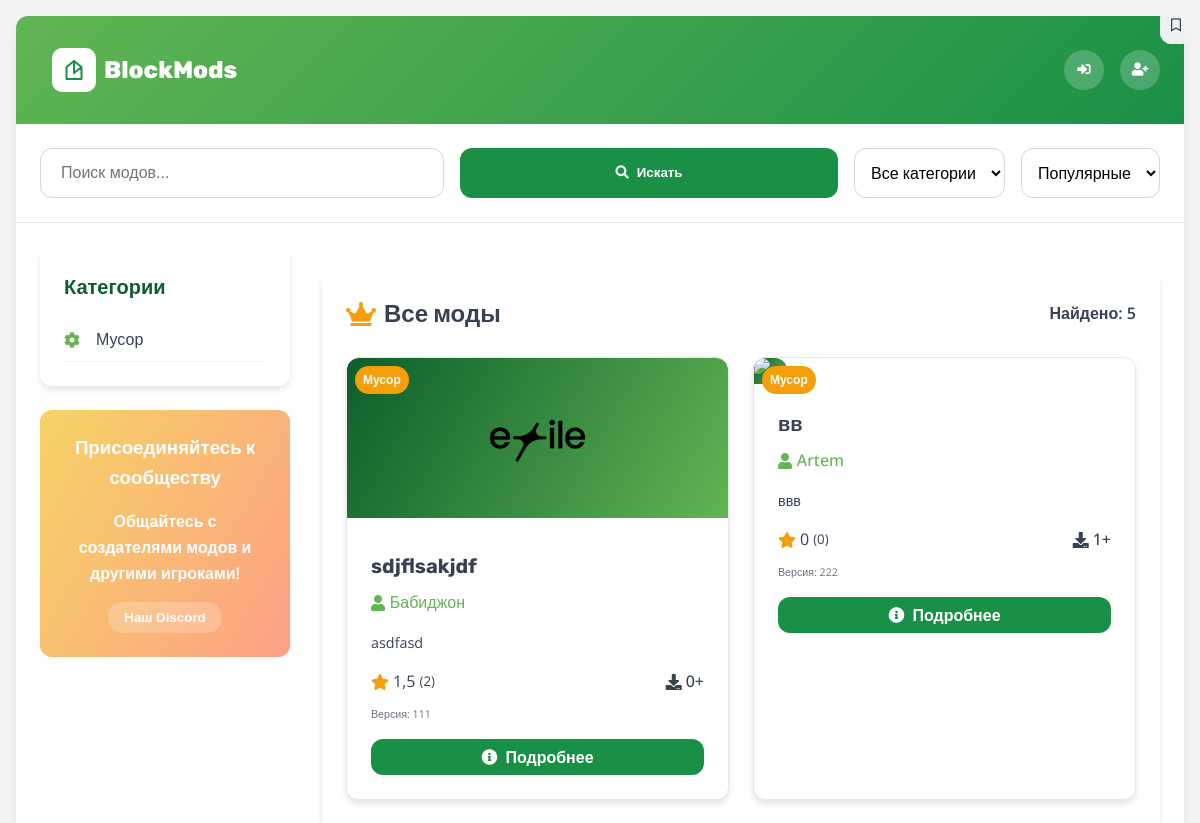
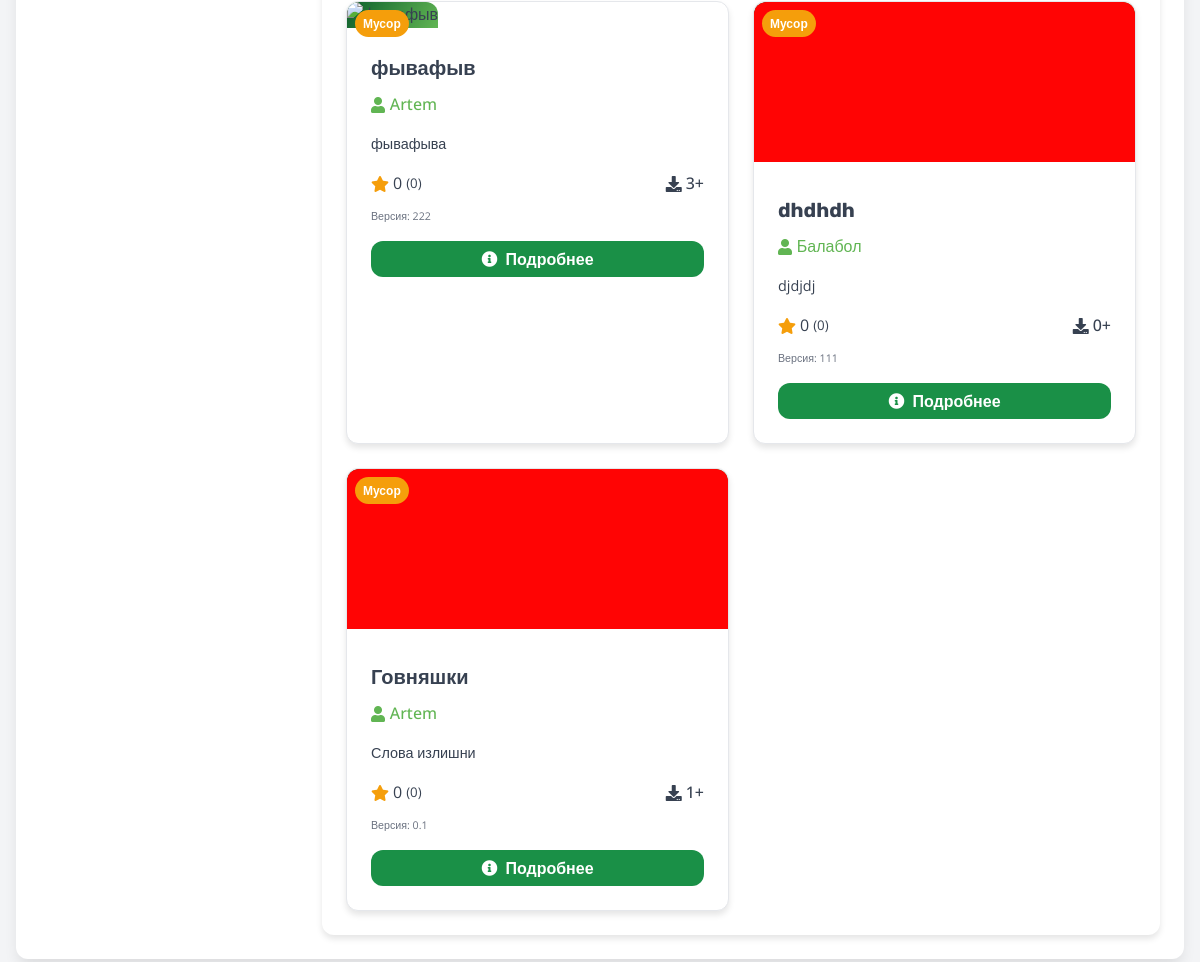
Before: / with the older database file (2 pictures, top to bottom).
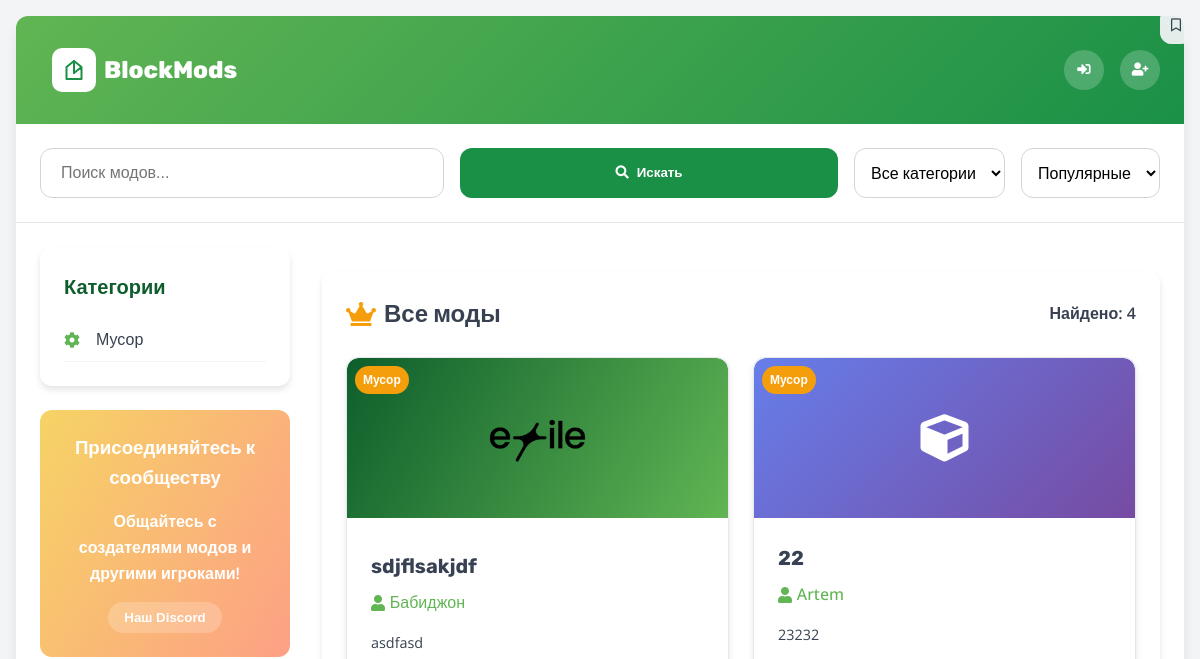
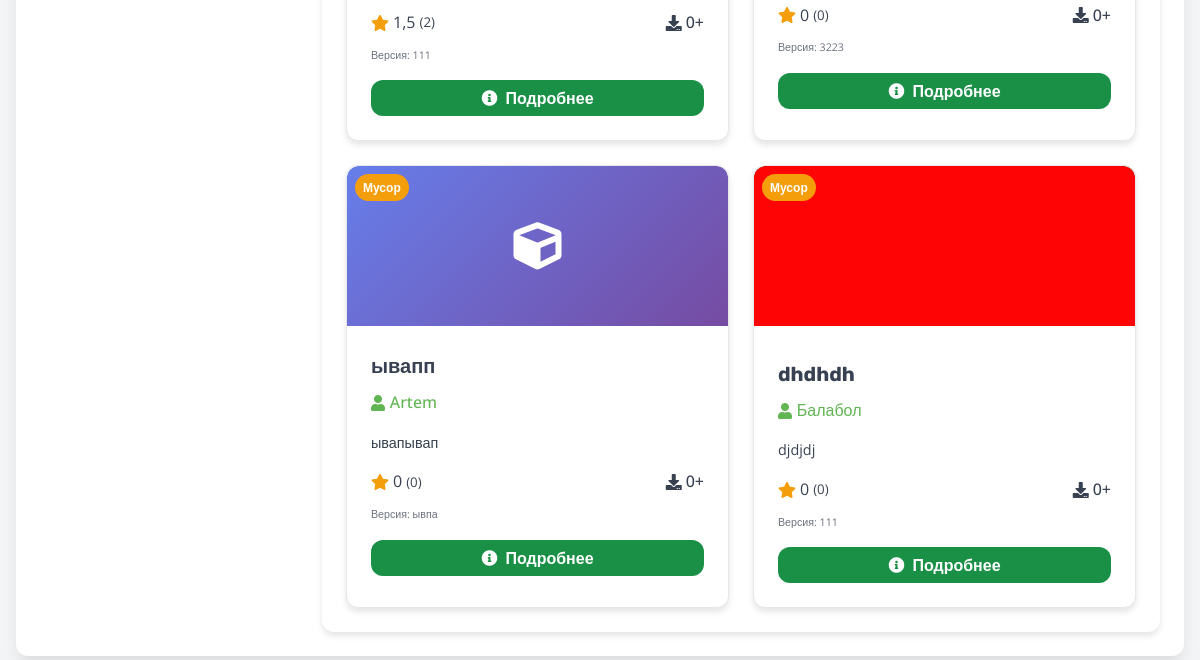
After: the same page with the newer database file (2 pictures, top to bottom).
### mscar_app/models.py (models this page shows, shortened)
class Category(models.Model):
    name = models.CharField(max_length=100)
    class Meta:
        verbose_name = 'Категория'
        verbose_name_plural = 'Категории'

class Mod(models.Model):
    title = models.CharField(max_length=200, verbose_name="Название")
    description = models.TextField(verbose_name="Описание")
    current_version = models.CharField(max_length=20, verbose_name="Текущая версия")
    category = models.ForeignKey(Category, on_delete=models.CASCADE, verbose_name="Категория")
    author = models.ForeignKey(User, on_delete=models.CASCADE, verbose_name="Автор")
    downloads = models.PositiveIntegerField(default=0, verbose_name="Скачивания")
    image = models.ImageField(upload_to=mod_image_path, null=True, blank=True, verbose_name="Изображение")
    created_at = models.DateTimeField(auto_now_add=True, verbose_name="Дата создания")
    updated_at = models.DateTimeField(auto_now=True, verbose_name="Дата обновления")
    is_approved = models.BooleanField(default=False, verbose_name="Одобрен")
    class Meta:
        verbose_name = 'Мод'
        verbose_name_plural = 'Моды'
        ordering = ['-created_at']
    @property
    def average_rating(self):
        reviews = self.review_set.all()
        if reviews:
            return round(sum(review.rating for review in reviews) / len(reviews), 1)
        return 0
    @property
    def total_reviews(self):
        return self.review_set.count()

class Review(models.Model):
    mod = models.ForeignKey(Mod, on_delete=models.CASCADE)
    author = models.ForeignKey(User, on_delete=models.CASCADE, verbose_name="Автор отзыва")
    rating = models.PositiveSmallIntegerField(
        validators=[MinValueValidator(1), MaxValueValidator(5)],
        help_text="Оценка от 1 до 5 звезд"
    )
    text = models.TextField(verbose_name="Текст отзыва")
    created_at = models.DateTimeField(auto_now_add=True)
    class Meta:
        verbose_name = 'Отзыв'
        verbose_name_plural = 'Отзывы'
        ordering = ['-created_at']

### mscar_app/views.py (the view)
# urls.py: path('', views.mod_list, name='mod_list'),
def mod_list(request):
    categories = Category.objects.all()
    mods = Mod.objects.all()
    user_bookmarks = []
    if request.user.is_authenticated:
        user_bookmarks = Bookmark.objects.filter(user=request.user).values_list('mod_id', flat=True)
    category_id = request.GET.get('category')
    if category_id:
        mods = mods.filter(category_id=category_id)
    search_query = request.GET.get('q')
    if search_query:
        mods = mods.filter(title__icontains=search_query)
    sort_by = request.GET.get('sort', 'rating')
    if sort_by == 'rating':
        mods = sorted(mods, key=lambda x: x.average_rating, reverse=True)
    elif sort_by == 'popular':
        mods = mods.order_by('-downloads')
    elif sort_by == 'new':
        mods = mods.order_by('-id')
    context = {
        'mods': mods,
        'categories': categories,
        'user_bookmarks': user_bookmarks,
    }
    return render(request, 'mscar_app/mod_list.html', context)

### mscar_app/context_processors.py (called while the page is built)
def categories(request):
    return {
        'categories': Category.objects.all()
    }

### mscar_app/templates/mscar_app/mod_list.html (shortened to what this page needs)
{% extends "mscar_app/base.html" %}
{% load static %}
{% block content %}
<div class="mods-grid">
    <div class="featured-section">
        <div class="section-header">
            <h2 class="section-title">
                <i class="fas fa-crown" style="color: #f59e0b;"></i>
                {% if request.GET.category %}Моды: {{ category_name }}{% else %}Все моды{% endif %}
            </h2>
            <span class="mods-count">Найдено: {{ mods|length }}</span>
        </div>
        <div class="featured-mods">
            {% for mod in mods %}
            <div class="mod-card">
                <div class="mod-header">
                    {% if mod.image %}
                        <img src="{{ mod.image.url }}" alt="{{ mod.title }}" class="mod-image">
                    {% else %}
                        <div class="mod-image-placeholder">
                            <i class="fas fa-cube fa-3x"></i>
                        </div>
                    {% endif %}
                    <span class="mod-badge mod-badge-left">{{ mod.category.name }}</span>
                </div>
                <div class="mod-content">
                    <h3 class="mod-title">{{ mod.title }}</h3>
                    <div class="mod-author">
                        <i class="fas fa-user"></i>
                        {{ mod.author.username }}
                    </div>
                    <p class="mod-description">
                        {{ mod.description|truncatewords:20 }}
                    </p>
                    <div class="mod-stats">
                        <div class="rating">
                            <i class="fas fa-star star-icon"></i>
                            <span>{{ mod.average_rating }}</span>
                            <small>({{ mod.total_reviews }})</small>
                        </div>
                        <div class="downloads">
                            <i class="fas fa-download"></i>
                            <span>{{ mod.downloads }}+</span>
                        </div>
                    </div>
                    <div class="mod-version">
                        <small>Версия: {{ mod.current_version }}</small>
                    </div>
                    <div class="mod-actions">
                        <a href="{% url 'mscar_app:mod_detail' mod.id %}" class="action-btn primary-btn">
                            <i class="fas fa-info-circle"></i> Подробнее
                        </a>
                        <button class="action-btn secondary-btn bookmark-btn {% if mod.id in user_bookmarks %}active{% endif %}"
                            onclick="toggleBookmark({{ mod.id }})"
                            {% if not user.is_authenticated %}disabled title="Войдите чтобы добавить в закладки"{% endif %}>
                                <i class="{% if mod.id in user_bookmarks %}fas{% else %}far{% endif %} fa-bookmark"></i>
                        </button>
                    </div>
                </div>
            </div>
            {% empty %}
            <div class="no-mods">
                <i class="fas fa-search fa-3x"></i>
                <h3>Моды не найдены</h3>
                <p>Попробуйте изменить параметры поиска</p>
            </div>
            {% endfor %}
        </div>
    </div>
</div>
{% endblock %}

### mscar_app/templates/mscar_app/base.html (shortened to what this page needs)
<!DOCTYPE html>
{% load static %}
<html lang="ru">
<head>
    <link rel="stylesheet" href="https://cdnjs.cloudflare.com/ajax/libs/font-awesome/5.15.4/css/all.min.css">
    <link rel="stylesheet" href="{% static 'css/style.css' %}">
</head>
<body class="{% if user.is_authenticated %}logged-in{% else %}logged-out{% endif %}">
    <div class="page-container">
        <div class="header">
            <div class="logo" onclick="location.href='{% url 'mscar_app:mod_list' %}'" style="cursor: pointer;">
                <div class="logo-icon">
                </div>
                <h1 class="logo-text">BlockMods</h1>
            </div>
            <div class="user-controls">
                {% if user.is_authenticated %}
                    <button class="icon-btn" onclick="location.href='{% url 'mscar_app:bookmarks' %}'" title="Закладки">
                        <i class="fas fa-bookmark"></i>
                        {% with bookmark_count=user.bookmark_set.count %}
                        <span id="bookmarksBadge" class="badge" style="{% if not bookmark_count %}display: none;{% endif %}">
                            {{ bookmark_count }}
                        </span>
                        {% endwith %}
                    </button>
                    <button class="icon-btn" onclick="location.href='{% url 'mscar_app:profile' %}'" title="Профиль">
                        <i class="fas fa-user-circle"></i>
                    </button>
                    <form method="post" action="{% url 'mscar_app:logout' %}" style="display: inline;">
                        {% csrf_token %}
                        <button type="submit" class="icon-btn" title="Выйти">
                            <i class="fas fa-sign-out-alt"></i>
                        </button>
                    </form>
                {% else %}
                    <button class="icon-btn" onclick="location.href='{% url 'mscar_app:login' %}'" title="Войти">
                        <i class="fas fa-sign-in-alt"></i>
                    </button>
                    <button class="icon-btn" onclick="location.href='{% url 'mscar_app:register' %}'" title="Регистрация">
                        <i class="fas fa-user-plus"></i>
                    </button>
                {% endif %}
            </div>
        </div>
        <div class="search-section">
            <div class="search-box">
                <form method="GET" action="{% url 'mscar_app:mod_list' %}" class="search-form">
                    <input type="text" class="search-input" name="q" placeholder="Поиск модов..." value="{{ request.GET.q }}">
                    <button type="submit" class="action-btn primary-btn">
                        <i class="fas fa-search"></i> Искать
                    </button>
                    <select class="filter-select" name="category">
                        <option value="">Все категории</option>
                    </select>
                    <select class="filter-select" name="sort">
                        <option value="popular">Популярные</option>
                    </select>
                </form>
            </div>
        </div>
        <div class="main-content">
            {% block sidebar %}
            <div class="sidebar">
                <div class="category-card">
                    <h2 class="category-title">Категории</h2>
                    <ul class="category-list">
                        {% for category in categories %}
                        <li class="category-item">
                            <div class="category-icon">
                                <i class="fas fa-cog"></i>
                            </div>
                            <a href="{% url 'mscar_app:mod_list' %}?category={{ category.id }}">{{ category.name }}</a>
                        </li>
                        {% endfor %}
                    </ul>
                </div>
                <div class="community-card">
                    <h3 class="community-title">Присоединяйтесь к сообществу</h3>
                    <p>Общайтесь с создателями модов и другими игроками!</p>
                    <button class="community-btn">Наш Discord</button>
                </div>
            </div>
            {% endblock %}
            {% block content %}
            {% endblock %}
        </div>
    </div>
</body>
</html>

Changed rows visible on the page:
removed Mod: category.name "Мусор", title "вв", author.username "Artem", description "ввв", average_rating "0", total_reviews "0", downloads "1", current_version "222"
removed Mod: category.name "Мусор", title "фывафыв", author.username "Artem", description "фывафыва", average_rating "0", total_reviews "0", downloads "3", current_version "222"
removed Mod: image (picture), category.name "Мусор", title "Говняшки", author.username "Artem", description "Слова излишни", average_rating "0", total_reviews "0", downloads "1", current_version "0.1"
added Mod: category.name "Мусор", title "22", author.username "Artem", description "23232", average_rating "0", total_reviews "0", downloads "0", current_version "3223"
added Mod: category.name "Мусор", title "ывапп", author.username "Artem", description "ывапывап", average_rating "0", total_reviews "0", downloads "0", current_version "ывпа"
Other visible differences:
{{ mods|length }}: "5" → "4"
